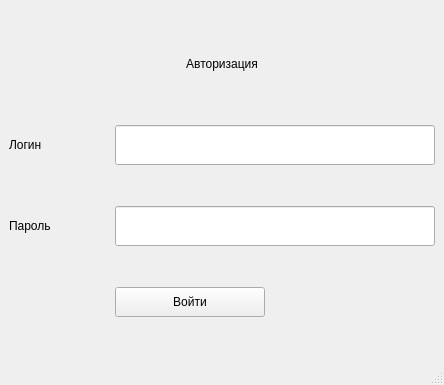
<?xml version="1.0" encoding="UTF-8"?>
<ui version="4.0">
 <class>mainWindow</class>
 <widget class="QMainWindow" name="mainWindow">
  <property name="geometry">
   <rect>
    <x>0</x>
    <y>0</y>
    <width>444</width>
    <height>385</height>
   </rect>
  </property>
  <property name="windowTitle">
   <string>Медицинская клиника</string>
  </property>
  <widget class="QWidget" name="centralwidget">
   <layout class="QGridLayout" name="gridLayout">
    <item row="0" column="0" colspan="2">
     <widget class="QLabel" name="lbPhoneNumber_3">
      <property name="minimumSize">
       <size>
        <width>0</width>
        <height>40</height>
       </size>
      </property>
      <property name="maximumSize">
       <size>
        <width>16777215</width>
        <height>40</height>
       </size>
      </property>
      <property name="text">
       <string>Авторизация</string>
      </property>
      <property name="alignment">
       <set>Qt::AlignCenter</set>
      </property>
     </widget>
    </item>
    <item row="1" column="0">
     <widget class="QLabel" name="lbPhoneNumber">
      <property name="minimumSize">
       <size>
        <width>100</width>
        <height>40</height>
       </size>
      </property>
      <property name="text">
       <string>Логин</string>
      </property>
     </widget>
    </item>
    <item row="1" column="1">
     <widget class="QLineEdit" name="leLogin">
      <property name="minimumSize">
       <size>
        <width>0</width>
        <height>40</height>
       </size>
      </property>
     </widget>
    </item>
    <item row="2" column="0">
     <widget class="QLabel" name="lbPhoneNumber_2">
      <property name="minimumSize">
       <size>
        <width>100</width>
        <height>40</height>
       </size>
      </property>
      <property name="text">
       <string>Пароль</string>
      </property>
     </widget>
    </item>
    <item row="2" column="1">
     <widget class="QLineEdit" name="lePassword">
      <property name="minimumSize">
       <size>
        <width>0</width>
        <height>40</height>
       </size>
      </property>
     </widget>
    </item>
    <item row="3" column="1">
     <widget class="QPushButton" name="btnEnter">
      <property name="minimumSize">
       <size>
        <width>150</width>
        <height>30</height>
       </size>
      </property>
      <property name="maximumSize">
       <size>
        <width>150</width>
        <height>30</height>
       </size>
      </property>
      <property name="text">
       <string>Войти</string>
      </property>
     </widget>
    </item>
   </layout>
  </widget>
  <widget class="QMenuBar" name="menubar">
   <property name="geometry">
    <rect>
     <x>0</x>
     <y>0</y>
     <width>444</width>
     <height>22</height>
    </rect>
   </property>
  </widget>
  <widget class="QStatusBar" name="statusbar"/>
 </widget>
 <resources/>
 <connections/>
</ui>
